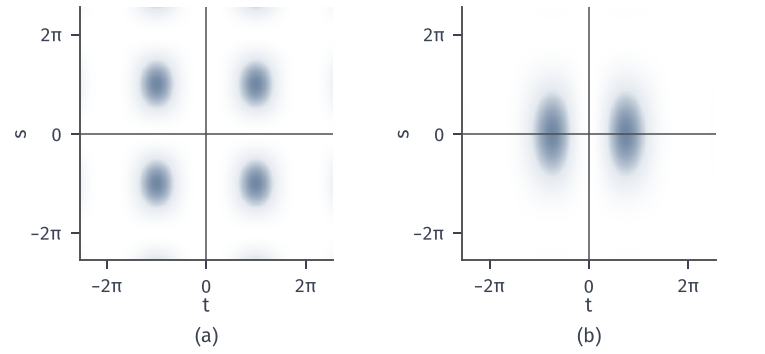

This figure's Python source:
"""Three-point parabola: X uniform on {-1,0,1}, Y = X^2.  Delta(t,s) = phi_XY - phi_X phi_Y = 2(1-cos t)(1-e^{is})/9, so
(a) |Delta|^2 = 8 (1-cos t)^2 (1-cos s)/81 (white-to-blue); (b) weighted integrand |Delta|^2/(pi^2 t^2 s^2).
Numerical double integral of (b) over R^2 is checked against dCov^2 = 8/81."""
from pathlib import Path
import sys, math
from matplotlib.colors import LinearSegmentedColormap
HERE = Path(__file__).resolve().parent
sys.path.insert(0, str(HERE.parent/"dep-common"))
from common import *

cmap = LinearSegmentedColormap.from_list('wb', ['#FFFFFF', BLUE_FILL, BLUE])
t = np.linspace(-8, 8, 481); s = np.linspace(-8, 8, 481)
T, S = np.meshgrid(t, s)
D2 = 8*(1-np.cos(T))**2*(1-np.cos(S))/81
with np.errstate(divide='ignore', invalid='ignore'):
    Wt = np.where(np.abs(T) < 1e-9, 0.0, (1-np.cos(T))**2/T**2)
    Ws = np.where(np.abs(S) < 1e-9, 0.5, (1-np.cos(S))/S**2)
G = 8*Wt*Ws/(81*math.pi**2)
fig, axs = figure(width_mm=108, height_mm=50, ncols=2)
for ax, Z, lab, vmax in [(axs[0], D2, '(a)', D2.max()), (axs[1], G, '(b)', G.max())]:
    ax.pcolormesh(t, s, Z, cmap=cmap, shading='auto', vmin=0, vmax=vmax, rasterized=True)
    ax.axhline(0, color=STROKE, lw=.6); ax.axvline(0, color=STROKE, lw=.6)
    ax.set_xticks([-2*np.pi, 0, 2*np.pi]); ax.set_xticklabels(['$-2\\pi$', '0', '$2\\pi$'])
    ax.set_yticks([-2*np.pi, 0, 2*np.pi]); ax.set_yticklabels(['$-2\\pi$', '0', '$2\\pi$'])
    ax.set_xlabel('$t$', labelpad=0); ax.set_ylabel('$s$', labelpad=0)
    ax.set_box_aspect(1)
    tag(ax, lab, y=-.26)
# numerical check: 1-D factors
u = np.linspace(-3000, 3000, 6_000_001); u[u == 0] = 1e-12
I1 = float(np.trapezoid((1-np.cos(u))**2/u**2, u)); I2 = float(np.trapezoid((1-np.cos(u))/u**2, u))
save(fig, HERE, 'figure', {'int_(1-cos)^2/t^2': I1, 'int_(1-cos)/s^2': I2, 'dCov2_numeric': 8*I1*I2/(81*math.pi**2), 'dCov2_exact': 8/81})
